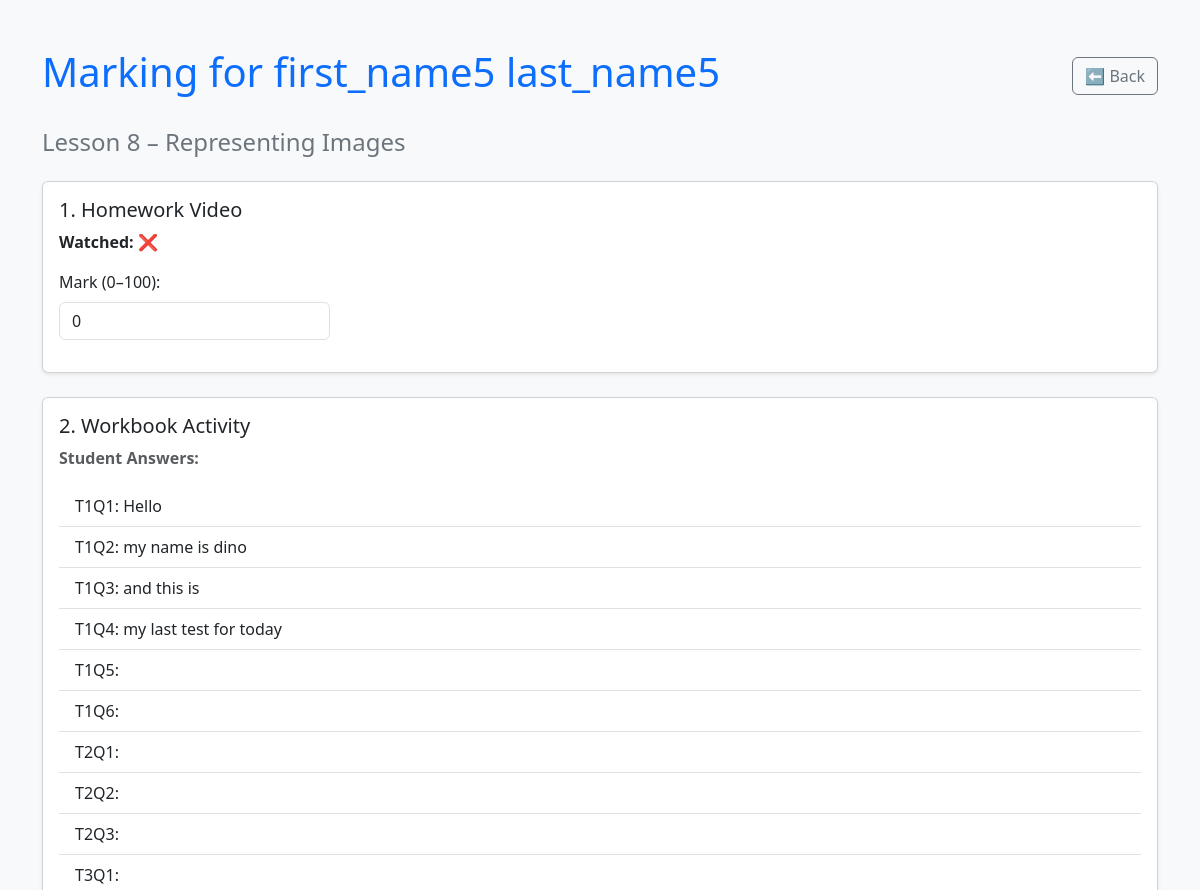
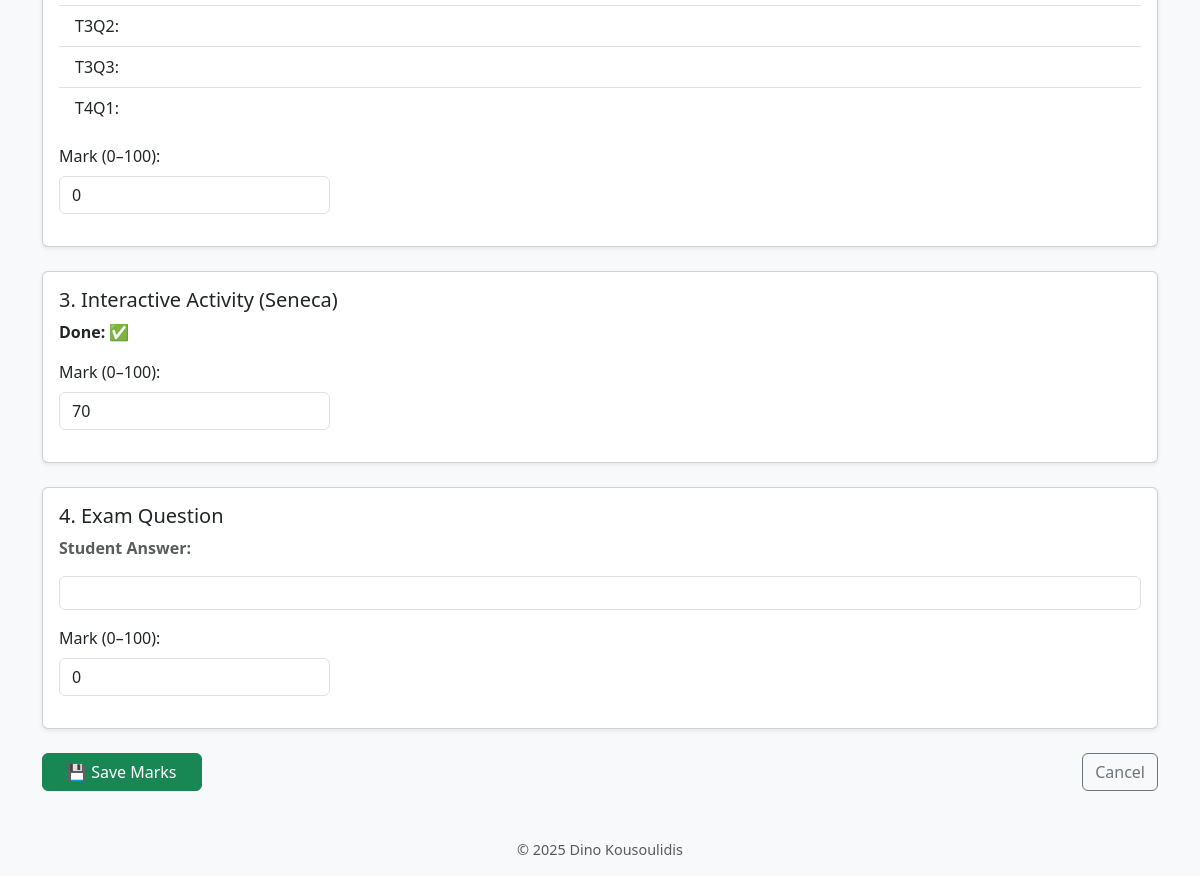
Screenshot of /teacher/lesson/8/student/5 with the database file from the repository (2 pictures, top to bottom).
### tables this page shows
CREATE TABLE users (
    id INTEGER PRIMARY KEY AUTOINCREMENT,
    first_name TEXT NOT NULL,
    last_name TEXT NOT NULL,
    username TEXT UNIQUE NOT NULL,
    password TEXT NOT NULL,
    role TEXT NOT NULL CHECK(role IN ('student', 'teacher'))
);

CREATE TABLE lessons (
    id INTEGER PRIMARY KEY AUTOINCREMENT,
    title TEXT NOT NULL
);

CREATE TABLE "progress" (
    id INTEGER PRIMARY KEY AUTOINCREMENT,
    student_id INTEGER,
    lesson_id INTEGER,
    watched_video INTEGER DEFAULT 0,
    workbook_done INTEGER DEFAULT 0,
    interactive_done INTEGER DEFAULT 0,
    exam_answer TEXT,
    mark_video INTEGER,
    mark_workbook INTEGER,
    mark_interactive INTEGER,
    mark_exam INTEGER,
    workbook_answers TEXT,
    t1q1 TEXT, t1q2 TEXT, t1q3 TEXT, t1q4 TEXT, t1q5 TEXT, t1q6 TEXT,
    t2q1 TEXT, t2q2 TEXT, t2q3 TEXT,
    t3q1 TEXT, t3q2 TEXT, t3q3 TEXT,
    t4q1 TEXT,
    FOREIGN KEY (student_id) REFERENCES users (id),
    FOREIGN KEY (lesson_id) REFERENCES lessons (id)
);

### app.py (the view, shortened to what this page needs)
@app.route('/teacher/lesson/<int:lesson_id>/student/<int:student_id>', methods=['GET', 'POST'])
def teacher_mark_student(lesson_id, student_id):
    conn = get_db_connection()
    student = conn.execute('SELECT * FROM users WHERE id = ?', (student_id,)).fetchone()
    lesson = conn.execute('SELECT * FROM lessons WHERE id = ?', (lesson_id,)).fetchone()
    progress = conn.execute(
        'SELECT * FROM progress WHERE student_id = ? AND lesson_id = ?',
        (student_id, lesson_id)
    ).fetchone()
    conn.close()
    return render_template(
        'teacher_mark_student.html',
        student=student,
        lesson=lesson,
        progress=progress,
        lesson_id=lesson_id
    )

### app.py (called while the page is built)
def get_db_connection():
    conn = sqlite3.connect('database.db')
    conn.row_factory = sqlite3.Row  # lets us access columns by name
    return conn

### templates/teacher_mark_student.html (shortened to what this page needs)
<!DOCTYPE html>
<html lang="en">
<head>
    <link href="https://cdn.jsdelivr.net/npm/bootstrap@5.3.3/dist/css/bootstrap.min.css" rel="stylesheet">
</head>
<body class="bg-light">
    <div class="container mt-5">
        <div class="d-flex justify-content-between align-items-center mb-4">
            <h1 class="text-primary">Marking for {{ student['first_name'] }} {{ student['last_name'] }}</h1>
            <a href="{{ url_for('teacher_lesson_view', lesson_id=lesson_id) }}" class="btn btn-outline-secondary">⬅ Back</a>
        </div>
        <h4 class="text-secondary mb-4">{{ lesson['title'] }}</h4>
        <form method="POST">
            <div class="card shadow-sm mb-4">
                <div class="card-body">
                    <h5 class="card-title text-dark">1. Homework Video</h5>
                    <p><strong>Watched:</strong> {{ '✅' if progress['watched_video'] else '❌' }}</p>
                    <div class="mb-3">
                        <label for="mark_video" class="form-label">Mark (0–100):</label>
                        <input type="number" class="form-control w-25" id="mark_video" name="mark_video"
                               value="{{ progress['mark_video'] or 0 }}" min="0" max="100">
                    </div>
                </div>
            </div>
            <div class="card shadow-sm mb-4">
                <div class="card-body">
                    <h5 class="card-title text-dark">2. Workbook Activity</h5>
                    <p class="fw-semibold text-muted">Student Answers:</p>
                    <ul class="list-group list-group-flush mb-3">
                        <li class="list-group-item">T1Q1: {{ progress['t1q1'] }}</li>
                        <li class="list-group-item">T1Q2: {{ progress['t1q2'] }}</li>
                        <li class="list-group-item">T1Q3: {{ progress['t1q3'] }}</li>
                        <li class="list-group-item">T1Q4: {{ progress['t1q4'] }}</li>
                        <li class="list-group-item">T1Q5: {{ progress['t1q5'] }}</li>
                        <li class="list-group-item">T1Q6: {{ progress['t1q6'] }}</li>
                        <li class="list-group-item">T2Q1: {{ progress['t2q1'] }}</li>
                        <li class="list-group-item">T2Q2: {{ progress['t2q2'] }}</li>
                        <li class="list-group-item">T2Q3: {{ progress['t2q3'] }}</li>
                        <li class="list-group-item">T3Q1: {{ progress['t3q1'] }}</li>
                        <li class="list-group-item">T3Q2: {{ progress['t3q2'] }}</li>
                        <li class="list-group-item">T3Q3: {{ progress['t3q3'] }}</li>
                        <li class="list-group-item">T4Q1: {{ progress['t4q1'] }}</li>
                    </ul>
                    <div class="mb-3">
                        <label for="mark_workbook" class="form-label">Mark (0–100):</label>
                        <input type="number" class="form-control w-25" id="mark_workbook" name="mark_workbook"
                               value="{{ progress['mark_workbook'] or 0 }}" min="0" max="100">
                    </div>
                </div>
            </div>
            <div class="card shadow-sm mb-4">
                <div class="card-body">
                    <h5 class="card-title text-dark">3. Interactive Activity (Seneca)</h5>
                    <p><strong>Done:</strong> {{ '✅' if progress['interactive_done'] else '❌' }}</p>
                    <div class="mb-3">
                        <label for="mark_interactive" class="form-label">Mark (0–100):</label>
                        <input type="number" class="form-control w-25" id="mark_interactive" name="mark_interactive"
                               value="{{ progress['mark_interactive'] or 0 }}" min="0" max="100">
                    </div>
                </div>
            </div>
            <div class="card shadow-sm mb-4">
                <div class="card-body">
                    <h5 class="card-title text-dark">4. Exam Question</h5>
                    <p class="fw-semibold text-muted">Student Answer:</p>
                    <pre class="bg-white border rounded p-3">{{ progress['exam_answer'] }}</pre>
                    <div class="mb-3">
                        <label for="mark_exam" class="form-label">Mark (0–100):</label>
                        <input type="number" class="form-control w-25" id="mark_exam" name="mark_exam"
                               value="{{ progress['mark_exam'] or 0 }}" min="0" max="100">
                    </div>
                </div>
            </div>
            <div class="d-flex justify-content-between">
                <button type="submit" class="btn btn-success px-4">💾 Save Marks</button>
                <a href="{{ url_for('teacher_lesson_view', lesson_id=lesson_id) }}" class="btn btn-outline-secondary">Cancel</a>
            </div>
        </form>
        <p class="text-center text-muted mt-5" style="font-size: 0.9rem;">
            © 2025 Dino Kousoulidis
        </p>
    </div>
</body>
</html>

### rows the page displays
users: first_name "first_name5", last_name "last_name5"
lessons: title "Lesson 8 – Representing Images"
progress: watched_video "❌", mark_video "0", t1q1 "Hello", t1q2 "my name is dino", t1q3 "and this is", t1q4 "my last test for today", mark_workbook "0", interactive_done "✅", mark_interactive "70", mark_exam "0"
